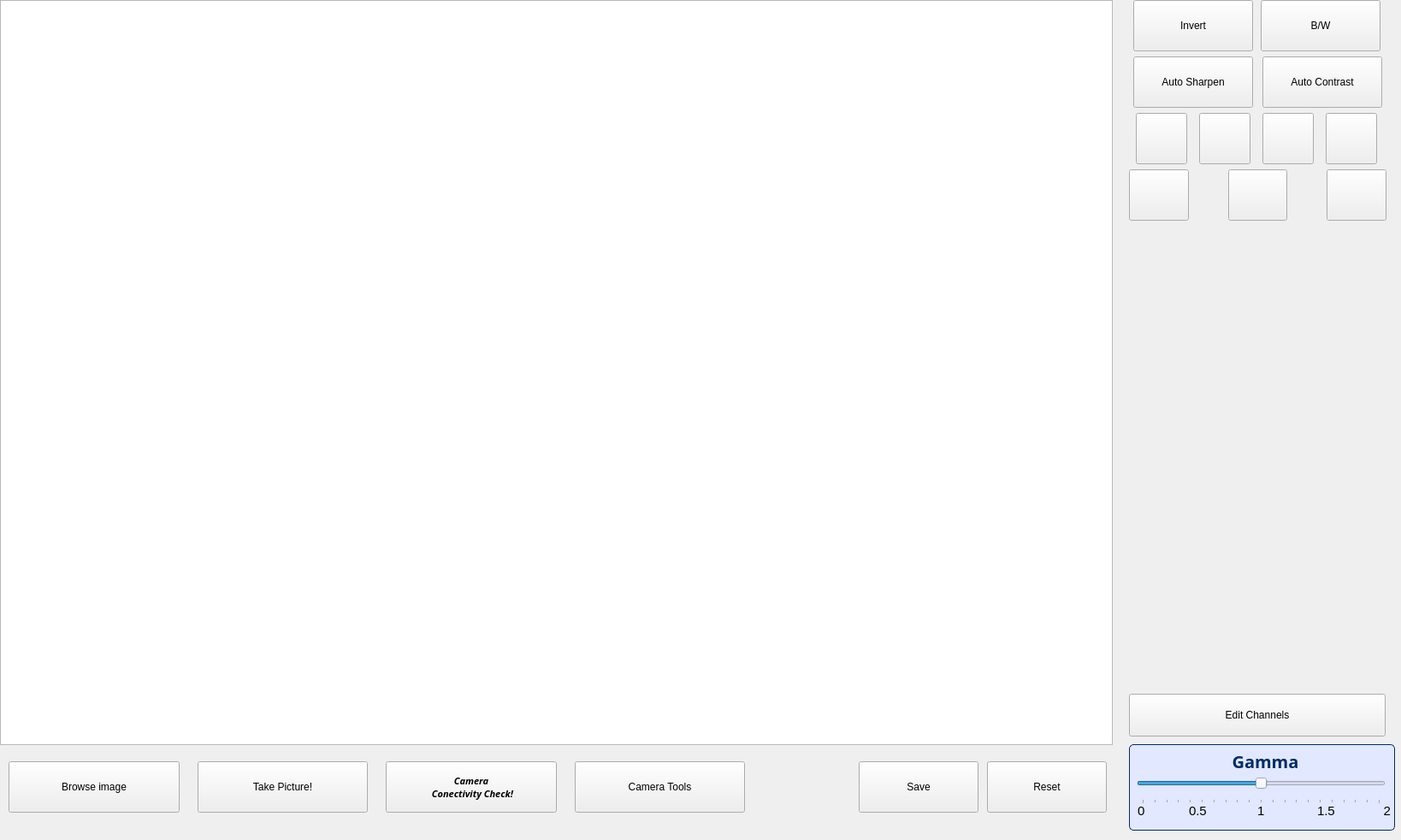
<?xml version="1.0" encoding="UTF-8"?>
<ui version="4.0">
 <class>CameraPlugin</class>
 <widget class="QWidget" name="CameraPlugin">
  <property name="geometry">
   <rect>
    <x>0</x>
    <y>0</y>
    <width>1638</width>
    <height>982</height>
   </rect>
  </property>
  <property name="cursor">
   <cursorShape>ArrowCursor</cursorShape>
  </property>
  <property name="windowTitle">
   <string>Camera - Editor Plugin</string>
  </property>
  <widget class="QWidget" name="layoutWidget">
   <property name="geometry">
    <rect>
     <x>10</x>
     <y>880</y>
     <width>861</width>
     <height>81</height>
    </rect>
   </property>
   <layout class="QHBoxLayout" name="horizontalLayout">
    <item>
     <widget class="QPushButton" name="browseButton">
      <property name="sizePolicy">
       <sizepolicy hsizetype="Maximum" vsizetype="Fixed">
        <horstretch>0</horstretch>
        <verstretch>0</verstretch>
       </sizepolicy>
      </property>
      <property name="maximumSize">
       <size>
        <width>200</width>
        <height>60</height>
       </size>
      </property>
      <property name="cursor">
       <cursorShape>PointingHandCursor</cursorShape>
      </property>
      <property name="text">
       <string>Browse image</string>
      </property>
     </widget>
    </item>
    <item>
     <spacer name="horizontalSpacer">
      <property name="orientation">
       <enum>Qt::Horizontal</enum>
      </property>
      <property name="sizeType">
       <enum>QSizePolicy::Fixed</enum>
      </property>
      <property name="sizeHint" stdset="0">
       <size>
        <width>15</width>
        <height>28</height>
       </size>
      </property>
     </spacer>
    </item>
    <item>
     <widget class="QPushButton" name="TakePictureButton">
      <property name="sizePolicy">
       <sizepolicy hsizetype="Maximum" vsizetype="Fixed">
        <horstretch>0</horstretch>
        <verstretch>0</verstretch>
       </sizepolicy>
      </property>
      <property name="maximumSize">
       <size>
        <width>200</width>
        <height>60</height>
       </size>
      </property>
      <property name="cursor">
       <cursorShape>PointingHandCursor</cursorShape>
      </property>
      <property name="text">
       <string>Take Picture!</string>
      </property>
     </widget>
    </item>
    <item>
     <spacer name="horizontalSpacer_2">
      <property name="orientation">
       <enum>Qt::Horizontal</enum>
      </property>
      <property name="sizeType">
       <enum>QSizePolicy::Fixed</enum>
      </property>
      <property name="sizeHint" stdset="0">
       <size>
        <width>15</width>
        <height>30</height>
       </size>
      </property>
     </spacer>
    </item>
    <item>
     <widget class="QPushButton" name="CheckCameraButton">
      <property name="sizePolicy">
       <sizepolicy hsizetype="Preferred" vsizetype="Fixed">
        <horstretch>0</horstretch>
        <verstretch>0</verstretch>
       </sizepolicy>
      </property>
      <property name="maximumSize">
       <size>
        <width>200</width>
        <height>60</height>
       </size>
      </property>
      <property name="font">
       <font>
        <family>MS Reference Sans Serif</family>
        <pointsize>8</pointsize>
        <weight>75</weight>
        <italic>true</italic>
        <bold>true</bold>
        <underline>false</underline>
       </font>
      </property>
      <property name="cursor">
       <cursorShape>PointingHandCursor</cursorShape>
      </property>
      <property name="text">
       <string>Camera 
 Conectivity Check!</string>
      </property>
     </widget>
    </item>
    <item>
     <spacer name="horizontalSpacer_3">
      <property name="orientation">
       <enum>Qt::Horizontal</enum>
      </property>
      <property name="sizeType">
       <enum>QSizePolicy::Fixed</enum>
      </property>
      <property name="sizeHint" stdset="0">
       <size>
        <width>15</width>
        <height>30</height>
       </size>
      </property>
     </spacer>
    </item>
    <item>
     <widget class="QPushButton" name="cameraSettingButton">
      <property name="sizePolicy">
       <sizepolicy hsizetype="Maximum" vsizetype="Fixed">
        <horstretch>0</horstretch>
        <verstretch>0</verstretch>
       </sizepolicy>
      </property>
      <property name="maximumSize">
       <size>
        <width>200</width>
        <height>60</height>
       </size>
      </property>
      <property name="cursor">
       <cursorShape>PointingHandCursor</cursorShape>
      </property>
      <property name="text">
       <string>Camera Tools</string>
      </property>
     </widget>
    </item>
   </layout>
  </widget>
  <widget class="QGraphicsView" name="imageArea">
   <property name="geometry">
    <rect>
     <x>0</x>
     <y>0</y>
     <width>1301</width>
     <height>871</height>
    </rect>
   </property>
   <property name="mouseTracking">
    <bool>false</bool>
   </property>
   <property name="focusPolicy">
    <enum>Qt::ClickFocus</enum>
   </property>
   <property name="autoFillBackground">
    <bool>false</bool>
   </property>
   <property name="verticalScrollBarPolicy">
    <enum>Qt::ScrollBarAsNeeded</enum>
   </property>
   <property name="horizontalScrollBarPolicy">
    <enum>Qt::ScrollBarAsNeeded</enum>
   </property>
   <property name="sizeAdjustPolicy">
    <enum>QAbstractScrollArea::AdjustIgnored</enum>
   </property>
   <property name="backgroundBrush">
    <brush brushstyle="SolidPattern">
     <color alpha="255">
      <red>200</red>
      <green>200</green>
      <blue>200</blue>
     </color>
    </brush>
   </property>
   <property name="alignment">
    <set>Qt::AlignLeading|Qt::AlignLeft|Qt::AlignTop</set>
   </property>
  </widget>
  <widget class="QWidget" name="layoutWidget">
   <property name="geometry">
    <rect>
     <x>1320</x>
     <y>0</y>
     <width>301</width>
     <height>861</height>
    </rect>
   </property>
   <layout class="QVBoxLayout" name="verticalLayout">
    <item>
     <layout class="QHBoxLayout" name="horizontalLayout_2">
      <property name="spacing">
       <number>4</number>
      </property>
      <property name="sizeConstraint">
       <enum>QLayout::SetFixedSize</enum>
      </property>
      <item>
       <widget class="QPushButton" name="invertButton">
        <property name="sizePolicy">
         <sizepolicy hsizetype="Maximum" vsizetype="Maximum">
          <horstretch>0</horstretch>
          <verstretch>0</verstretch>
         </sizepolicy>
        </property>
        <property name="maximumSize">
         <size>
          <width>140</width>
          <height>60</height>
         </size>
        </property>
        <property name="cursor">
         <cursorShape>PointingHandCursor</cursorShape>
        </property>
        <property name="text">
         <string>Invert</string>
        </property>
       </widget>
      </item>
      <item>
       <widget class="QPushButton" name="BWButton">
        <property name="sizePolicy">
         <sizepolicy hsizetype="Maximum" vsizetype="Maximum">
          <horstretch>0</horstretch>
          <verstretch>0</verstretch>
         </sizepolicy>
        </property>
        <property name="maximumSize">
         <size>
          <width>140</width>
          <height>60</height>
         </size>
        </property>
        <property name="cursor">
         <cursorShape>PointingHandCursor</cursorShape>
        </property>
        <property name="text">
         <string>B/W</string>
        </property>
       </widget>
      </item>
     </layout>
    </item>
    <item>
     <layout class="QHBoxLayout" name="horizontalLayout_3">
      <item>
       <widget class="QPushButton" name="ASButton">
        <property name="sizePolicy">
         <sizepolicy hsizetype="Fixed" vsizetype="Fixed">
          <horstretch>0</horstretch>
          <verstretch>0</verstretch>
         </sizepolicy>
        </property>
        <property name="maximumSize">
         <size>
          <width>140</width>
          <height>60</height>
         </size>
        </property>
        <property name="cursor">
         <cursorShape>PointingHandCursor</cursorShape>
        </property>
        <property name="text">
         <string>Auto Sharpen</string>
        </property>
       </widget>
      </item>
      <item>
       <widget class="QPushButton" name="ACButton">
        <property name="sizePolicy">
         <sizepolicy hsizetype="Fixed" vsizetype="Fixed">
          <horstretch>0</horstretch>
          <verstretch>0</verstretch>
         </sizepolicy>
        </property>
        <property name="maximumSize">
         <size>
          <width>140</width>
          <height>60</height>
         </size>
        </property>
        <property name="cursor">
         <cursorShape>PointingHandCursor</cursorShape>
        </property>
        <property name="text">
         <string>Auto Contrast</string>
        </property>
       </widget>
      </item>
     </layout>
    </item>
    <item>
     <layout class="QHBoxLayout" name="horizontalLayout_4">
      <item>
       <widget class="QPushButton" name="hflip">
        <property name="sizePolicy">
         <sizepolicy hsizetype="Maximum" vsizetype="Maximum">
          <horstretch>0</horstretch>
          <verstretch>0</verstretch>
         </sizepolicy>
        </property>
        <property name="maximumSize">
         <size>
          <width>60</width>
          <height>60</height>
         </size>
        </property>
        <property name="cursor">
         <cursorShape>PointingHandCursor</cursorShape>
        </property>
        <property name="text">
         <string/>
        </property>
        <property name="icon">
         <iconset>
          <disabledoff>../images/hflip.png</disabledoff>
         </iconset>
        </property>
        <property name="iconSize">
         <size>
          <width>50</width>
          <height>50</height>
         </size>
        </property>
       </widget>
      </item>
      <item>
       <widget class="QPushButton" name="rotateClockWise">
        <property name="sizePolicy">
         <sizepolicy hsizetype="Maximum" vsizetype="Maximum">
          <horstretch>0</horstretch>
          <verstretch>0</verstretch>
         </sizepolicy>
        </property>
        <property name="maximumSize">
         <size>
          <width>60</width>
          <height>60</height>
         </size>
        </property>
        <property name="cursor">
         <cursorShape>PointingHandCursor</cursorShape>
        </property>
        <property name="text">
         <string/>
        </property>
        <property name="icon">
         <iconset>
          <normaloff>../images/clockwise.png</normaloff>../images/clockwise.png</iconset>
        </property>
        <property name="iconSize">
         <size>
          <width>50</width>
          <height>50</height>
         </size>
        </property>
       </widget>
      </item>
      <item>
       <widget class="QPushButton" name="rotateUnClockWise">
        <property name="sizePolicy">
         <sizepolicy hsizetype="Maximum" vsizetype="Maximum">
          <horstretch>0</horstretch>
          <verstretch>0</verstretch>
         </sizepolicy>
        </property>
        <property name="maximumSize">
         <size>
          <width>60</width>
          <height>60</height>
         </size>
        </property>
        <property name="cursor">
         <cursorShape>PointingHandCursor</cursorShape>
        </property>
        <property name="text">
         <string/>
        </property>
        <property name="icon">
         <iconset>
          <normaloff>../images/Unclockwise.png</normaloff>../images/Unclockwise.png</iconset>
        </property>
        <property name="iconSize">
         <size>
          <width>50</width>
          <height>50</height>
         </size>
        </property>
       </widget>
      </item>
      <item>
       <widget class="QPushButton" name="vflip">
        <property name="sizePolicy">
         <sizepolicy hsizetype="Maximum" vsizetype="Maximum">
          <horstretch>0</horstretch>
          <verstretch>0</verstretch>
         </sizepolicy>
        </property>
        <property name="maximumSize">
         <size>
          <width>60</width>
          <height>60</height>
         </size>
        </property>
        <property name="cursor">
         <cursorShape>PointingHandCursor</cursorShape>
        </property>
        <property name="text">
         <string/>
        </property>
        <property name="icon">
         <iconset>
          <disabledoff>../images/vflip.png</disabledoff>
         </iconset>
        </property>
        <property name="iconSize">
         <size>
          <width>50</width>
          <height>50</height>
         </size>
        </property>
       </widget>
      </item>
     </layout>
    </item>
    <item>
     <layout class="QHBoxLayout" name="horizontalLayout_6">
      <item>
       <widget class="QPushButton" name="zoomIn">
        <property name="sizePolicy">
         <sizepolicy hsizetype="Fixed" vsizetype="Fixed">
          <horstretch>0</horstretch>
          <verstretch>0</verstretch>
         </sizepolicy>
        </property>
        <property name="maximumSize">
         <size>
          <width>130</width>
          <height>60</height>
         </size>
        </property>
        <property name="cursor">
         <cursorShape>PointingHandCursor</cursorShape>
        </property>
        <property name="text">
         <string/>
        </property>
        <property name="icon">
         <iconset>
          <normaloff>../images/zoom-in.png</normaloff>../images/zoom-in.png</iconset>
        </property>
        <property name="iconSize">
         <size>
          <width>50</width>
          <height>50</height>
         </size>
        </property>
       </widget>
      </item>
      <item>
       <spacer name="horizontalSpacer_4">
        <property name="orientation">
         <enum>Qt::Horizontal</enum>
        </property>
        <property name="sizeType">
         <enum>QSizePolicy::Fixed</enum>
        </property>
        <property name="sizeHint" stdset="0">
         <size>
          <width>40</width>
          <height>20</height>
         </size>
        </property>
       </spacer>
      </item>
      <item>
       <widget class="QPushButton" name="rstZoom">
        <property name="sizePolicy">
         <sizepolicy hsizetype="Fixed" vsizetype="Fixed">
          <horstretch>0</horstretch>
          <verstretch>0</verstretch>
         </sizepolicy>
        </property>
        <property name="maximumSize">
         <size>
          <width>130</width>
          <height>60</height>
         </size>
        </property>
        <property name="cursor">
         <cursorShape>PointingHandCursor</cursorShape>
        </property>
        <property name="text">
         <string/>
        </property>
        <property name="icon">
         <iconset>
          <normaloff>../images/zoom.png</normaloff>../images/zoom.png</iconset>
        </property>
        <property name="iconSize">
         <size>
          <width>50</width>
          <height>50</height>
         </size>
        </property>
       </widget>
      </item>
      <item>
       <spacer name="horizontalSpacer_5">
        <property name="orientation">
         <enum>Qt::Horizontal</enum>
        </property>
        <property name="sizeType">
         <enum>QSizePolicy::Fixed</enum>
        </property>
        <property name="sizeHint" stdset="0">
         <size>
          <width>40</width>
          <height>20</height>
         </size>
        </property>
       </spacer>
      </item>
      <item>
       <widget class="QPushButton" name="zoomOut">
        <property name="sizePolicy">
         <sizepolicy hsizetype="Fixed" vsizetype="Fixed">
          <horstretch>0</horstretch>
          <verstretch>0</verstretch>
         </sizepolicy>
        </property>
        <property name="maximumSize">
         <size>
          <width>130</width>
          <height>60</height>
         </size>
        </property>
        <property name="cursor">
         <cursorShape>PointingHandCursor</cursorShape>
        </property>
        <property name="text">
         <string/>
        </property>
        <property name="icon">
         <iconset>
          <selectedon>../images/zoom-out.png</selectedon>
         </iconset>
        </property>
        <property name="iconSize">
         <size>
          <width>50</width>
          <height>50</height>
         </size>
        </property>
       </widget>
      </item>
     </layout>
    </item>
    <item>
     <widget class="PlotWidget" name="histogram1" native="true">
      <property name="sizePolicy">
       <sizepolicy hsizetype="Maximum" vsizetype="Maximum">
        <horstretch>0</horstretch>
        <verstretch>0</verstretch>
       </sizepolicy>
      </property>
      <property name="maximumSize">
       <size>
        <width>300</width>
        <height>300</height>
       </size>
      </property>
     </widget>
    </item>
    <item>
     <widget class="PlotWidget" name="histogram2" native="true">
      <property name="sizePolicy">
       <sizepolicy hsizetype="Maximum" vsizetype="Maximum">
        <horstretch>0</horstretch>
        <verstretch>0</verstretch>
       </sizepolicy>
      </property>
      <property name="maximumSize">
       <size>
        <width>300</width>
        <height>300</height>
       </size>
      </property>
     </widget>
    </item>
    <item>
     <widget class="PlotWidget" name="histogram3" native="true">
      <property name="sizePolicy">
       <sizepolicy hsizetype="Maximum" vsizetype="Maximum">
        <horstretch>0</horstretch>
        <verstretch>0</verstretch>
       </sizepolicy>
      </property>
      <property name="maximumSize">
       <size>
        <width>300</width>
        <height>300</height>
       </size>
      </property>
     </widget>
    </item>
    <item>
     <widget class="QPushButton" name="channelEditButton">
      <property name="sizePolicy">
       <sizepolicy hsizetype="Maximum" vsizetype="Maximum">
        <horstretch>0</horstretch>
        <verstretch>0</verstretch>
       </sizepolicy>
      </property>
      <property name="maximumSize">
       <size>
        <width>300</width>
        <height>50</height>
       </size>
      </property>
      <property name="cursor">
       <cursorShape>PointingHandCursor</cursorShape>
      </property>
      <property name="layoutDirection">
       <enum>Qt::LeftToRight</enum>
      </property>
      <property name="text">
       <string>Edit Channels</string>
      </property>
     </widget>
    </item>
   </layout>
  </widget>
  <widget class="QWidget" name="layoutWidget">
   <property name="geometry">
    <rect>
     <x>1000</x>
     <y>880</y>
     <width>299</width>
     <height>81</height>
    </rect>
   </property>
   <layout class="QHBoxLayout" name="horizontalLayout_5">
    <item>
     <widget class="QPushButton" name="saveButton">
      <property name="sizePolicy">
       <sizepolicy hsizetype="Maximum" vsizetype="Fixed">
        <horstretch>0</horstretch>
        <verstretch>0</verstretch>
       </sizepolicy>
      </property>
      <property name="maximumSize">
       <size>
        <width>140</width>
        <height>60</height>
       </size>
      </property>
      <property name="cursor">
       <cursorShape>PointingHandCursor</cursorShape>
      </property>
      <property name="text">
       <string>Save</string>
      </property>
     </widget>
    </item>
    <item>
     <widget class="QPushButton" name="resetButton">
      <property name="sizePolicy">
       <sizepolicy hsizetype="Maximum" vsizetype="Fixed">
        <horstretch>0</horstretch>
        <verstretch>0</verstretch>
       </sizepolicy>
      </property>
      <property name="maximumSize">
       <size>
        <width>140</width>
        <height>60</height>
       </size>
      </property>
      <property name="cursor">
       <cursorShape>PointingHandCursor</cursorShape>
      </property>
      <property name="text">
       <string>Reset</string>
      </property>
     </widget>
    </item>
   </layout>
  </widget>
  <widget class="QGroupBox" name="groupBox">
   <property name="geometry">
    <rect>
     <x>1320</x>
     <y>870</y>
     <width>311</width>
     <height>101</height>
    </rect>
   </property>
   <property name="styleSheet">
    <string notr="true">background-color:rgb(225, 232, 255);
border: 1px solid rgb(0, 43, 100);
border-radius: 5px;</string>
   </property>
   <property name="title">
    <string/>
   </property>
   <widget class="QLabel" name="gamaLabel">
    <property name="geometry">
     <rect>
      <x>19</x>
      <y>10</y>
      <width>281</width>
      <height>20</height>
     </rect>
    </property>
    <property name="sizePolicy">
     <sizepolicy hsizetype="Maximum" vsizetype="Maximum">
      <horstretch>0</horstretch>
      <verstretch>0</verstretch>
     </sizepolicy>
    </property>
    <property name="maximumSize">
     <size>
      <width>300</width>
      <height>30</height>
     </size>
    </property>
    <property name="styleSheet">
     <string notr="true">    color:rgb(0, 43, 100);
    font-family: sans-serif;
    font-weight: bold;
font-size:20px;
border:none;
</string>
    </property>
    <property name="text">
     <string>Gamma</string>
    </property>
    <property name="alignment">
     <set>Qt::AlignCenter</set>
    </property>
   </widget>
   <widget class="QSlider" name="gamaSlider">
    <property name="geometry">
     <rect>
      <x>9</x>
      <y>30</y>
      <width>291</width>
      <height>40</height>
     </rect>
    </property>
    <property name="sizePolicy">
     <sizepolicy hsizetype="Maximum" vsizetype="Maximum">
      <horstretch>0</horstretch>
      <verstretch>0</verstretch>
     </sizepolicy>
    </property>
    <property name="maximumSize">
     <size>
      <width>300</width>
      <height>40</height>
     </size>
    </property>
    <property name="layoutDirection">
     <enum>Qt::LeftToRight</enum>
    </property>
    <property name="styleSheet">
     <string notr="true">border:none;</string>
    </property>
    <property name="minimum">
     <number>0</number>
    </property>
    <property name="maximum">
     <number>20</number>
    </property>
    <property name="singleStep">
     <number>1</number>
    </property>
    <property name="pageStep">
     <number>10</number>
    </property>
    <property name="value">
     <number>10</number>
    </property>
    <property name="tracking">
     <bool>true</bool>
    </property>
    <property name="orientation">
     <enum>Qt::Horizontal</enum>
    </property>
    <property name="invertedAppearance">
     <bool>false</bool>
    </property>
    <property name="invertedControls">
     <bool>false</bool>
    </property>
    <property name="tickPosition">
     <enum>QSlider::TicksBelow</enum>
    </property>
    <property name="tickInterval">
     <number>1</number>
    </property>
   </widget>
   <widget class="QLabel" name="label_6">
    <property name="geometry">
     <rect>
      <x>290</x>
      <y>70</y>
      <width>16</width>
      <height>16</height>
     </rect>
    </property>
    <property name="sizePolicy">
     <sizepolicy hsizetype="Fixed" vsizetype="Fixed">
      <horstretch>0</horstretch>
      <verstretch>0</verstretch>
     </sizepolicy>
    </property>
    <property name="styleSheet">
     <string notr="true">font-size:15px;
border:none;</string>
    </property>
    <property name="text">
     <string>2</string>
    </property>
    <property name="alignment">
     <set>Qt::AlignRight|Qt::AlignTrailing|Qt::AlignVCenter</set>
    </property>
   </widget>
   <widget class="QLabel" name="label_3">
    <property name="geometry">
     <rect>
      <x>70</x>
      <y>70</y>
      <width>81</width>
      <height>16</height>
     </rect>
    </property>
    <property name="sizePolicy">
     <sizepolicy hsizetype="Fixed" vsizetype="Fixed">
      <horstretch>0</horstretch>
      <verstretch>0</verstretch>
     </sizepolicy>
    </property>
    <property name="styleSheet">
     <string notr="true">font-size:15px;
border:none;</string>
    </property>
    <property name="text">
     <string>0.5</string>
    </property>
   </widget>
   <widget class="QLabel" name="label_5">
    <property name="geometry">
     <rect>
      <x>220</x>
      <y>70</y>
      <width>71</width>
      <height>16</height>
     </rect>
    </property>
    <property name="sizePolicy">
     <sizepolicy hsizetype="Fixed" vsizetype="Fixed">
      <horstretch>0</horstretch>
      <verstretch>0</verstretch>
     </sizepolicy>
    </property>
    <property name="styleSheet">
     <string notr="true">font-size:15px;
border:none;</string>
    </property>
    <property name="text">
     <string>1.5</string>
    </property>
   </widget>
   <widget class="QLabel" name="label_4">
    <property name="geometry">
     <rect>
      <x>150</x>
      <y>70</y>
      <width>51</width>
      <height>16</height>
     </rect>
    </property>
    <property name="sizePolicy">
     <sizepolicy hsizetype="Fixed" vsizetype="Fixed">
      <horstretch>0</horstretch>
      <verstretch>0</verstretch>
     </sizepolicy>
    </property>
    <property name="styleSheet">
     <string notr="true">font-size:15px;
border:none;</string>
    </property>
    <property name="text">
     <string>1</string>
    </property>
   </widget>
   <widget class="QLabel" name="label_2">
    <property name="geometry">
     <rect>
      <x>10</x>
      <y>70</y>
      <width>31</width>
      <height>16</height>
     </rect>
    </property>
    <property name="sizePolicy">
     <sizepolicy hsizetype="Fixed" vsizetype="Fixed">
      <horstretch>0</horstretch>
      <verstretch>0</verstretch>
     </sizepolicy>
    </property>
    <property name="styleSheet">
     <string notr="true">font-size:15px;
border:none;</string>
    </property>
    <property name="text">
     <string>0</string>
    </property>
   </widget>
   <zorder>gamaSlider</zorder>
   <zorder>label_3</zorder>
   <zorder>label_5</zorder>
   <zorder>label_4</zorder>
   <zorder>label_2</zorder>
   <zorder>label_6</zorder>
   <zorder>gamaLabel</zorder>
  </widget>
 </widget>
 <customwidgets>
  <customwidget>
   <class>PlotWidget</class>
   <extends>QWidget</extends>
   <header>pyqtgraph</header>
   <container>1</container>
  </customwidget>
 </customwidgets>
 <resources/>
 <connections/>
</ui>
